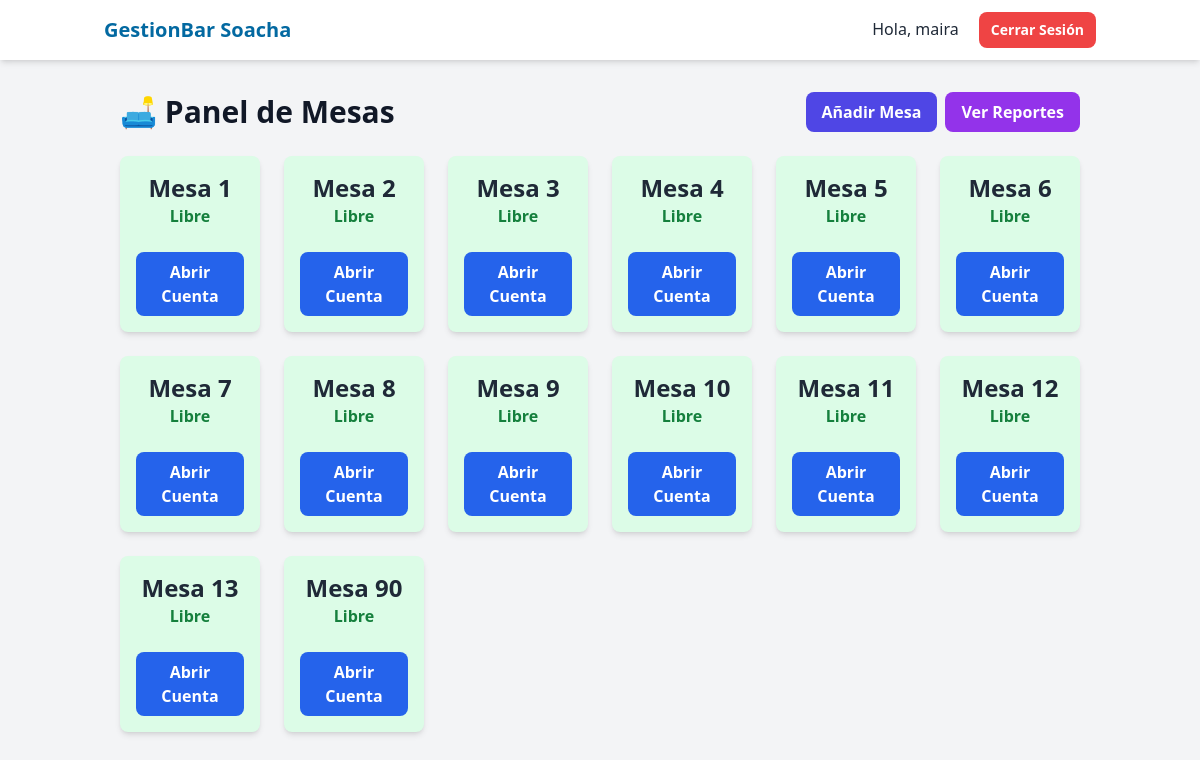
The page /pedidos/ (signed in) on the database its author committed.
### ventas/models.py (models this page shows, shortened)
class Mesa(models.Model):
    ESTADO_CHOICES = [
        ('LIBRE', 'Libre'),
        ('OCUPADA', 'Ocupada'),
    ]
    numero = models.IntegerField(unique=True)
    estado = models.CharField(max_length=10, choices=ESTADO_CHOICES, default='LIBRE')
    def get_pedido_abierto(self):
        return self.pedidos.filter(estado='ABIERTO').first()

### ventas/views.py (the view)
# urls.py: path('', views.panel_mesas_vista, name='panel_mesas'),
@login_required
def panel_mesas_vista(request):
    mesas = Mesa.objects.all().order_by('numero')
    context = {
        'mesas': mesas
    }
    return render(request, 'ventas/panel_mesas.html', context)

### ventas/templates/ventas/panel_mesas.html (shortened to what this page needs)
{% extends 'base.html' %}
{% load humanize %}
{% block content %}
<main class="container mx-auto p-4 md:p-8">
<div class="flex justify-between items-center mb-6">
   <h1 class="text-3xl font-bold text-gray-900">🛋️ Panel de Mesas</h1>
   <div class="flex flex-col sm:flex-row items-center">
       <a href="{% url 'agregar_mesa' %}" class="bg-indigo-600 hover:bg-indigo-700 text-white font-bold py-2 px-4 rounded-lg mb-2 sm:mb-0 sm:mr-2">
           Añadir Mesa
       </a>
       <a href="{% url 'reporte_diario' %}" class="bg-purple-600 hover:bg-purple-700 text-white font-bold py-2 px-4 rounded-lg">
           Ver Reportes
       </a>
   </div>
</div>
    <div class="grid grid-cols-2 md:grid-cols-4 lg:grid-cols-6 gap-6">
        {% for mesa in mesas %}
            {% with pedido_abierto=mesa.get_pedido_abierto %}
            <div class="rounded-lg shadow-md p-4 text-center flex flex-col justify-between
                        {% if pedido_abierto %} bg-red-100 {% else %} bg-green-100 {% endif %}">
                <div>
                    <h2 class="text-2xl font-bold text-gray-800">Mesa {{ mesa.numero }}</h2>
                    <p class="mb-2 font-semibold {% if pedido_abierto %} text-red-700 {% else %} text-green-700 {% endif %}">
                        {% if pedido_abierto %} Ocupada {% else %} Libre {% endif %}
                    </p>
                </div>
                <div class="mt-4">
                    {% if pedido_abierto %}
                        <a href="{% url 'gestionar_pedido' mesa.id %}" class="w-full inline-block bg-yellow-500 hover:bg-yellow-600 text-black font-bold py-2 px-4 rounded-lg">
                            Ver / Añadir
                        </a>
                    {% else %}
                        <a href="{% url 'abrir_mesa' mesa.id %}" class="w-full inline-block bg-blue-600 hover:bg-blue-700 text-white font-bold py-2 px-4 rounded-lg">
                            Abrir Cuenta
                        </a>
                    {% endif %}
                </div>
            </div>
            {% endwith %}
        {% endfor %}
    </div>
</main>
{% endblock %}

### templates/base.html (shortened to what this page needs)
<!DOCTYPE html>
<html lang="es">
<head>
    <script src="https://cdn.tailwindcss.com"></script>
</head>
<body class="bg-gray-100 text-gray-800 font-sans">
    <nav class="bg-white shadow-md">
        <div class="container mx-auto px-4 py-3 flex justify-between items-center">
            <a href="{% if user.is_authenticated %}{% url 'panel_mesas' %}{% else %}{% url 'login' %}{% endif %}" class="text-xl font-bold text-sky-700">GestionBar Soacha</a>
            {% if user.is_authenticated %}
            <div>
                <span class="text-gray-800 mr-4">Hola, {{ user.username }}</span>
                <form action="{% url 'logout' %}" method="post" class="inline">
                    <button type="submit" class="bg-red-500 hover:bg-red-600 text-white font-bold py-2 px-3 rounded-lg text-sm">Cerrar Sesión</button>
                </form>
            </div>
            {% endif %}
        </div>
    </nav>
    {% block content %}
    {% endblock %}
</body>
</html>

### rows shown on the page
Mesa: numero "1"
Mesa: numero "2"
Mesa: numero "3"
Mesa: numero "4"
Mesa: numero "5"
Mesa: numero "6"
Mesa: numero "7"
Mesa: numero "8"
Mesa: numero "9"
Mesa: numero "10"
Mesa: numero "11"
Mesa: numero "12"
Mesa: numero "13"
Mesa: numero "90"

### other values the page prints
{{ user.username }} "maira"
